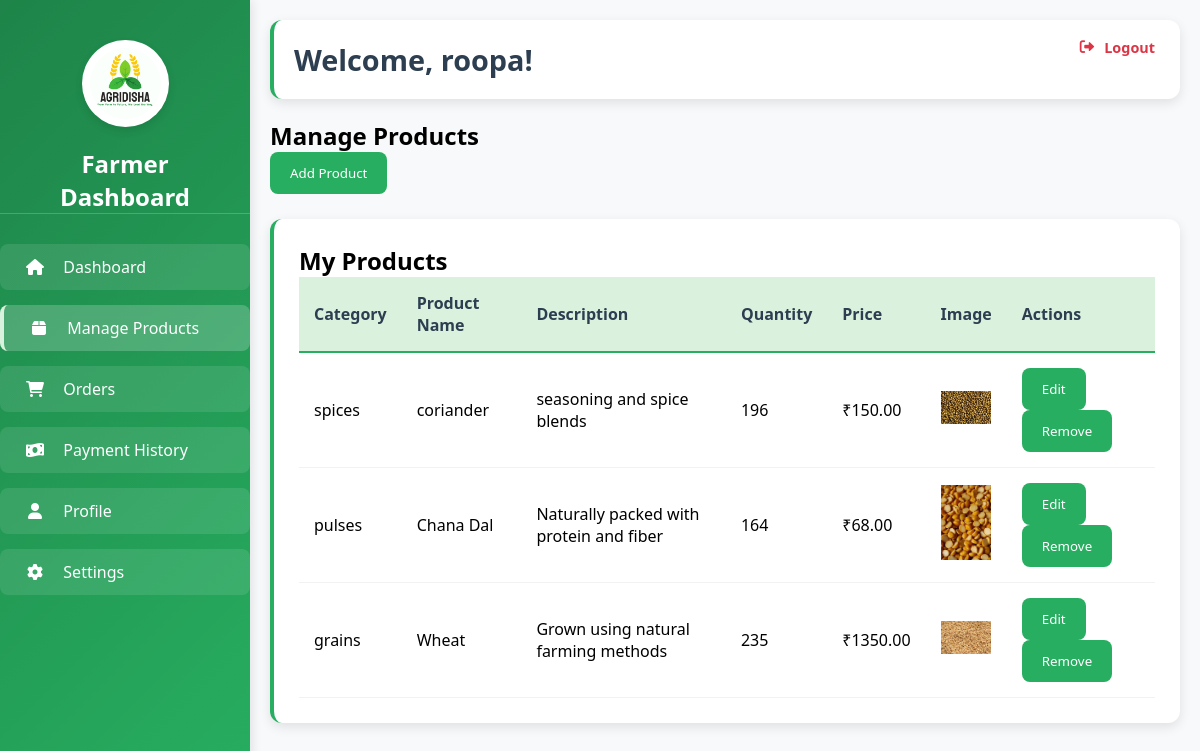
The app's page /fardemo.php?tab=products (signed in) with its own data.
### tables this page shows
CREATE TABLE IF NOT EXISTS `products` (
  `id` int NOT NULL AUTO_INCREMENT,
  `name` varchar(255) NOT NULL,
  `description` text,
  `price` decimal(10,2) NOT NULL,
  `unit` varchar(50) NOT NULL,
  `quantity` int NOT NULL,
  `category` varchar(100) NOT NULL,
  `location` varchar(100) NOT NULL,
  `image_url` varchar(255) DEFAULT NULL,
  `seller_id` int NOT NULL,
  `organic_certified` tinyint(1) DEFAULT '0',
  `in_stock` tinyint(1) DEFAULT '1',
  `delivery_options` varchar(255) DEFAULT NULL,
  `created_at` timestamp NULL DEFAULT CURRENT_TIMESTAMP,
  `updated_at` timestamp NULL DEFAULT CURRENT_TIMESTAMP ON UPDATE CURRENT_TIMESTAMP,
  PRIMARY KEY (`id`),
  KEY `seller_id` (`seller_id`)
);

### products.php (the view, shortened to what this page needs)
<?php
if (isset($_GET['action']) && $_GET['action'] == 'add') {
    ?>
   <div class="form-container">
    <h2 class="form-title">Add New Product</h2>
    <div id="errorMessages"></div>
    <form action="add_product.php" method="POST" enctype="multipart/form-data">
        <div class="form-layout">
            <div>
                <div class="form-group">
                    <label for="name">Product Name</label>
                    <input type="text" id="name" name="name" required
                        placeholder="Enter product name (e.g., Wheat, Turmeric)" maxlength="255">
                </div>
                <div class="form-group">
                    <label for="category">Category</label>
                    <select id="category" name="category" required>
                        <option value="">Select Category</option>
                        <option value="grains">Grains</option>
                        <option value="pulses">Pulses</option>
                        <option value="spices">Spices</option>
                        <option value="vegetables">Vegetables</option>
                    </select>
                </div>
                <div class="form-group">
                    <label for="price">Price per Unit</label>
                    <div class="input-group">
                        <span class="currency-symbol">₹</span>
                        <input type="number" id="price" name="price" step="0.01" min="0" required placeholder="Enter price">
                    </div>
                </div>
                <div class="form-group">
                    <label for="description">Description</label>
                    <textarea id="description" name="description" placeholder="Brief product description" rows="1"></textarea>
                </div>
            </div>
            <div>
                <div class="form-group">
                    <label for="quantity">Quantity</label>
                    <div class="input-group">
                        <input type="number" id="quantity" name="quantity" min="1" required placeholder="Total available quantity">
                        <select name="unit" class="unit-select">
                            <option value="kg">KG</option>
                            <option value="quintal">Quintal</option>
                            <option value="ton">Ton</option>
                        </select>
                    </div>
                </div>
                <div class="form-group">
                    <label for="location">Location</label>
                    <input type="text" id="location" name="location" required placeholder="Farm/Delivery Location">
                </div>
                <div class="form-group">
                    <label for="product_image">Product Image</label>
                    <input type="file" id="image_url" name="image_url" accept="image/jpeg,image/png,image/jpg">
                </div>
                <div class="form-group">
                    <div class="form-check">
                        <input type="checkbox" id="organic_certified" name="organic_certified" value="1">
                        <label for="organic_certified">Organic Certified</label>
                    </div>
                </div>
            </div>
            <div class="checkboxes-section">
                <label>Delivery Options</label>
                <div class="delivery-options">
                    <div class="form-check">
                        <input type="checkbox" id="local_pickup" name="delivery_options[]" value="local_pickup">
                        <label for="local_pickup">Local Pickup Available</label>
                    </div>
                    <div class="form-check">
                        <input type="checkbox" id="home_delivery" name="delivery_options[]" value="home_delivery">
                        <label for="home_delivery">Home Delivery</label>
                    </div>
                    <div class="form-check">
                        <input type="checkbox" id="bulk_order" name="delivery_options[]" value="bulk_order">
                        <label for="bulk_order">Bulk Order Discount</label>
                    </div>
                </div>
            </div>
        </div>
        <div class="form-actions">
            <input type="hidden" name="seller_id" value="<?php echo $_SESSION['id']; ?>">
            <button type="submit" class="btn btn-primary">Add Product</button>
            <button type="reset" class="btn btn-secondary">Reset</button>
        </div>
    </form>
</div>
    <script>
        <?php
        if (!empty($errors)) {
            echo "var errors = " . json_encode($errors) . ";";
            echo "var errorMessagesDiv = document.getElementById('errorMessages');";
            echo "errors.forEach(function(error) {";
            echo "    var p = document.createElement('p');";
            echo "    p.style.color = 'red';";
            echo "    p.innerText = error;";
            echo "    errorMessagesDiv.appendChild(p);";
            echo "});";
        }
        ?>
    </script>
    <?php
} else {
    $products_query = "SELECT * FROM products WHERE seller_id = ? ORDER BY id DESC";
    $stmt = $conn->prepare($products_query);
    $stmt->bind_param("i", $_SESSION['id']);
    $stmt->execute();
    $products = $stmt->get_result();
    ?>
    <h2>Manage Products</h2>
    <button onclick="window.location.href='?tab=products&action=add'">Add Product</button>
    <div class="table-container">
        <h2>My Products</h2>
        <table>
            <thead>
                <tr>
                    <th>Category</th>
                    <th>Product Name</th>
                    <th>Description</th>
                    <th>Quantity</th>
                    <th>Price</th>
                    <th>Image</th>
                    <th>Actions</th>
                </tr>
            </thead>
            <tbody>
                <?php while ($product = $products->fetch_assoc()): ?>
                    <tr>
                        <td><?php echo htmlspecialchars($product['category']); ?></td>
                        <td><?php echo htmlspecialchars($product['name']); ?></td>
                        <td><?php echo htmlspecialchars($product['description']); ?></td>
                        <td><?php echo htmlspecialchars($product['quantity']); ?></td>
                        <td>₹<?php echo htmlspecialchars($product['price']); ?></td>
                        <td>
                            <?php if (!empty($product['image_url'])): ?>
                                <img src="<?php echo htmlspecialchars($product['image_url']); ?>" alt="Product Image" width="50">
                            <?php else: ?>
                                No image
                            <?php endif; ?>
                        </td>
                        <td>
                            <button onclick="editProduct(<?php echo $product['id']; ?>)" class="btn-edit">Edit</button>
                            <button onclick="deleteProduct(<?php echo $product['id']; ?>)" class="btn-delete">Remove</button>
                        </td>
                    </tr>
                <?php endwhile; ?>
            </tbody>
        </table>
    </div>
    <?php
}
?>

### ASSETS/CSS/buyer.css (style rules this page uses)
:root { --primary-green: #1e8449; --secondary-green: #27ae60; --light-green: #daf1de; --accent-brown: #8b4513; --neutral-beige: #f5f0e1; --text-dark: #2c3e50; --text-light: #ffffff; --shadow: rgba(0, 0, 0, 0.1); }
* { margin: 0; padding: 0; box-sizing: border-box; font-family: 'Segoe UI', Tahoma, Geneva, Verdana, sans-serif; }
body { font-family: 'Segoe UI', Tahoma, Geneva, Verdana, sans-serif; margin: 0; padding: 0; background-color: #f8f9fa; }
.table-container { background: white; padding: 25px; border-radius: 12px; box-shadow: 0 4px 12px var(--shadow); margin-top: 25px; border-left: 4px solid var(--secondary-green); }
table { width: 100%; border-collapse: separate; border-spacing: 0; }
th { background-color: var(--light-green); color: var(--text-dark); padding: 15px; text-align: left; font-weight: 600; border-bottom: 2px solid var(--secondary-green); }
td { padding: 15px; border-bottom: 1px solid rgba(0, 0, 0, 0.05); }
button { background-color: var(--secondary-green); color: white; padding: 12px 20px; border: none; border-radius: 8px; cursor: pointer; font-weight: 500; transition: all 0.3s ease; }

### records on screen
products: category "spices", name "coriander", description "seasoning and spice blends", quantity "196", price "150.00", image_url (picture)
products: category "pulses", name "Chana Dal", description "Naturally packed with protein and fiber", quantity "164", price "68.00", image_url (picture)
products: category "grains", name "Wheat", description "Grown using natural farming methods", quantity "235", price "1350.00", image_url (picture)

### other values on screen
$_SESSION['username'] "roopa"
